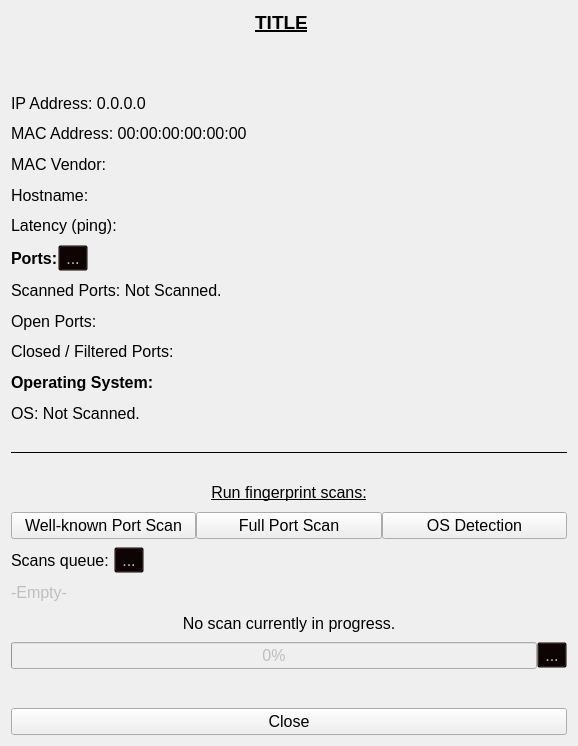
<?xml version="1.0" encoding="UTF-8"?>
<ui version="4.0">
 <class>Form</class>
 <widget class="QWidget" name="Form">
  <property name="geometry">
   <rect>
    <x>0</x>
    <y>0</y>
    <width>578</width>
    <height>746</height>
   </rect>
  </property>
  <property name="font">
   <font>
    <family>Segoe UI</family>
    <pointsize>12</pointsize>
   </font>
  </property>
  <property name="windowTitle">
   <string>Host Management</string>
  </property>
  <property name="windowIcon">
   <iconset>
    <normaloff>../../icons/info_icon.png</normaloff>../../icons/info_icon.png</iconset>
  </property>
  <layout class="QGridLayout" name="gridLayout">
   <property name="verticalSpacing">
    <number>8</number>
   </property>
   <item row="7" column="0" colspan="2">
    <widget class="QLabel" name="ping_label">
     <property name="text">
      <string>Latency (ping):</string>
     </property>
    </widget>
   </item>
   <item row="12" column="0" colspan="2">
    <widget class="QLabel" name="open_ports_label">
     <property name="text">
      <string>Open Ports:</string>
     </property>
    </widget>
   </item>
   <item row="19" column="0" colspan="2">
    <widget class="QLabel" name="scan_title_label">
     <property name="font">
      <font>
       <underline>true</underline>
      </font>
     </property>
     <property name="text">
      <string>Run fingerprint scans:</string>
     </property>
     <property name="alignment">
      <set>Qt::AlignCenter</set>
     </property>
    </widget>
   </item>
   <item row="14" column="0" colspan="2">
    <widget class="QLabel" name="os_title_label">
     <property name="font">
      <font>
       <weight>75</weight>
       <bold>true</bold>
      </font>
     </property>
     <property name="text">
      <string>Operating System:</string>
     </property>
    </widget>
   </item>
   <item row="2" column="0" colspan="2">
    <spacer name="verticalSpacer">
     <property name="orientation">
      <enum>Qt::Vertical</enum>
     </property>
     <property name="sizeType">
      <enum>QSizePolicy::Maximum</enum>
     </property>
     <property name="sizeHint" stdset="0">
      <size>
       <width>18</width>
       <height>50</height>
      </size>
     </property>
    </spacer>
   </item>
   <item row="17" column="0" colspan="2">
    <widget class="QLabel" name="label_3">
     <property name="sizePolicy">
      <sizepolicy hsizetype="Preferred" vsizetype="Maximum">
       <horstretch>0</horstretch>
       <verstretch>0</verstretch>
      </sizepolicy>
     </property>
     <property name="maximumSize">
      <size>
       <width>16777215</width>
       <height>1</height>
      </size>
     </property>
     <property name="styleSheet">
      <string notr="true">border: 1px solid black;</string>
     </property>
     <property name="text">
      <string/>
     </property>
    </widget>
   </item>
   <item row="6" column="0" colspan="2">
    <widget class="QLabel" name="hostname_label">
     <property name="text">
      <string>Hostname:</string>
     </property>
    </widget>
   </item>
   <item row="22" column="0" colspan="2">
    <layout class="QHBoxLayout" name="horizontalLayout_3">
     <property name="spacing">
      <number>5</number>
     </property>
     <property name="bottomMargin">
      <number>0</number>
     </property>
     <item>
      <widget class="QLabel" name="label">
       <property name="sizePolicy">
        <sizepolicy hsizetype="Preferred" vsizetype="Preferred">
         <horstretch>0</horstretch>
         <verstretch>0</verstretch>
        </sizepolicy>
       </property>
       <property name="text">
        <string>Scans queue:</string>
       </property>
      </widget>
     </item>
     <item>
      <widget class="QToolButton" name="host_clear_fp_scans_queue_tb">
       <property name="enabled">
        <bool>false</bool>
       </property>
       <property name="styleSheet">
        <string notr="true">background-color: rgba(10, 0, 0, 0);</string>
       </property>
       <property name="text">
        <string>...</string>
       </property>
       <property name="icon">
        <iconset>
         <normaloff>../../icons/delete_bin.png</normaloff>../../icons/delete_bin.png</iconset>
       </property>
       <property name="iconSize">
        <size>
         <width>22</width>
         <height>22</height>
        </size>
       </property>
      </widget>
     </item>
     <item>
      <spacer name="horizontalSpacer_2">
       <property name="orientation">
        <enum>Qt::Horizontal</enum>
       </property>
       <property name="sizeHint" stdset="0">
        <size>
         <width>40</width>
         <height>20</height>
        </size>
       </property>
      </spacer>
     </item>
    </layout>
   </item>
   <item row="26" column="0" colspan="2">
    <layout class="QHBoxLayout" name="horizontalLayout_4">
     <property name="bottomMargin">
      <number>0</number>
     </property>
     <item>
      <widget class="QProgressBar" name="host_fp_scan_progress_bar">
       <property name="enabled">
        <bool>false</bool>
       </property>
       <property name="value">
        <number>0</number>
       </property>
       <property name="textVisible">
        <bool>true</bool>
       </property>
       <property name="invertedAppearance">
        <bool>false</bool>
       </property>
      </widget>
     </item>
     <item>
      <widget class="QToolButton" name="host_cancel_fp_scan_tb">
       <property name="enabled">
        <bool>false</bool>
       </property>
       <property name="styleSheet">
        <string notr="true">background-color: rgba(10, 0, 0, 0);</string>
       </property>
       <property name="text">
        <string>...</string>
       </property>
       <property name="icon">
        <iconset>
         <normaloff>../../icons/stop_fp_scan.png</normaloff>../../icons/stop_fp_scan.png</iconset>
       </property>
       <property name="iconSize">
        <size>
         <width>18</width>
         <height>18</height>
        </size>
       </property>
      </widget>
     </item>
    </layout>
   </item>
   <item row="15" column="0" colspan="2">
    <widget class="QLabel" name="os_label">
     <property name="text">
      <string>OS: Not Scanned.</string>
     </property>
    </widget>
   </item>
   <item row="24" column="0" colspan="2">
    <widget class="QLabel" name="scan_in_progress_label">
     <property name="text">
      <string>No scan currently in progress.</string>
     </property>
     <property name="alignment">
      <set>Qt::AlignCenter</set>
     </property>
    </widget>
   </item>
   <item row="20" column="0" colspan="2">
    <layout class="QHBoxLayout" name="horizontalLayout">
     <item>
      <widget class="QPushButton" name="well_known_port_scan_button">
       <property name="text">
        <string>Well-known Port Scan</string>
       </property>
      </widget>
     </item>
     <item>
      <widget class="QPushButton" name="full_port_scan_button">
       <property name="text">
        <string>Full Port Scan</string>
       </property>
      </widget>
     </item>
     <item>
      <widget class="QPushButton" name="os_detection_scan_button">
       <property name="text">
        <string>OS Detection</string>
       </property>
      </widget>
     </item>
    </layout>
   </item>
   <item row="16" column="0" colspan="2">
    <spacer name="verticalSpacer_2">
     <property name="orientation">
      <enum>Qt::Vertical</enum>
     </property>
     <property name="sizeType">
      <enum>QSizePolicy::Maximum</enum>
     </property>
     <property name="sizeHint" stdset="0">
      <size>
       <width>20</width>
       <height>20</height>
      </size>
     </property>
    </spacer>
   </item>
   <item row="23" column="0" colspan="2">
    <widget class="QLabel" name="scans_queue_value_label">
     <property name="enabled">
      <bool>false</bool>
     </property>
     <property name="sizePolicy">
      <sizepolicy hsizetype="Preferred" vsizetype="Minimum">
       <horstretch>0</horstretch>
       <verstretch>0</verstretch>
      </sizepolicy>
     </property>
     <property name="text">
      <string>-Empty-</string>
     </property>
    </widget>
   </item>
   <item row="5" column="0">
    <widget class="QLabel" name="mac_vendor_label">
     <property name="text">
      <string>MAC Vendor:</string>
     </property>
    </widget>
   </item>
   <item row="18" column="0" colspan="2">
    <spacer name="verticalSpacer_3">
     <property name="orientation">
      <enum>Qt::Vertical</enum>
     </property>
     <property name="sizeType">
      <enum>QSizePolicy::Maximum</enum>
     </property>
     <property name="sizeHint" stdset="0">
      <size>
       <width>20</width>
       <height>20</height>
      </size>
     </property>
    </spacer>
   </item>
   <item row="11" column="0" colspan="2">
    <widget class="QLabel" name="scanned_ports_label">
     <property name="text">
      <string>Scanned Ports: Not Scanned.</string>
     </property>
    </widget>
   </item>
   <item row="1" column="0" colspan="2">
    <layout class="QHBoxLayout" name="horizontalLayout_2">
     <item>
      <spacer name="horizontalSpacer">
       <property name="orientation">
        <enum>Qt::Horizontal</enum>
       </property>
       <property name="sizeType">
        <enum>QSizePolicy::Minimum</enum>
       </property>
       <property name="sizeHint" stdset="0">
        <size>
         <width>175</width>
         <height>20</height>
        </size>
       </property>
      </spacer>
     </item>
     <item>
      <widget class="QLabel" name="title_label">
       <property name="font">
        <font>
         <pointsize>14</pointsize>
         <weight>75</weight>
         <bold>true</bold>
         <underline>true</underline>
        </font>
       </property>
       <property name="text">
        <string>TITLE</string>
       </property>
       <property name="alignment">
        <set>Qt::AlignCenter</set>
       </property>
      </widget>
     </item>
     <item>
      <widget class="QLabel" name="image_label">
       <property name="text">
        <string/>
       </property>
       <property name="alignment">
        <set>Qt::AlignCenter</set>
       </property>
      </widget>
     </item>
    </layout>
   </item>
   <item row="4" column="0" colspan="2">
    <widget class="QLabel" name="mac_address_label">
     <property name="text">
      <string>MAC Address: 00:00:00:00:00:00</string>
     </property>
    </widget>
   </item>
   <item row="13" column="0" colspan="2">
    <widget class="QLabel" name="closed_ports_label">
     <property name="text">
      <string>Closed / Filtered Ports:</string>
     </property>
    </widget>
   </item>
   <item row="28" column="0" colspan="2">
    <widget class="QPushButton" name="close_button">
     <property name="text">
      <string>Close</string>
     </property>
    </widget>
   </item>
   <item row="27" column="0" colspan="2">
    <widget class="QLabel" name="blank_fill_label">
     <property name="enabled">
      <bool>false</bool>
     </property>
     <property name="text">
      <string/>
     </property>
    </widget>
   </item>
   <item row="3" column="0" colspan="2">
    <widget class="QLabel" name="ip_address_label">
     <property name="text">
      <string>IP Address: 0.0.0.0</string>
     </property>
    </widget>
   </item>
   <item row="10" column="0" colspan="2">
    <layout class="QHBoxLayout" name="horizontalLayout_5">
     <property name="bottomMargin">
      <number>0</number>
     </property>
     <item>
      <widget class="QLabel" name="ports_title_label">
       <property name="font">
        <font>
         <weight>75</weight>
         <bold>true</bold>
        </font>
       </property>
       <property name="text">
        <string>Ports:</string>
       </property>
      </widget>
     </item>
     <item>
      <widget class="QToolButton" name="host_ports_advanced_tb">
       <property name="enabled">
        <bool>false</bool>
       </property>
       <property name="styleSheet">
        <string notr="true">background-color: rgba(10, 0, 0, 0);</string>
       </property>
       <property name="text">
        <string>...</string>
       </property>
       <property name="icon">
        <iconset>
         <normaloff>../../icons/open.png</normaloff>../../icons/open.png</iconset>
       </property>
       <property name="iconSize">
        <size>
         <width>22</width>
         <height>22</height>
        </size>
       </property>
      </widget>
     </item>
     <item>
      <spacer name="horizontalSpacer_3">
       <property name="orientation">
        <enum>Qt::Horizontal</enum>
       </property>
       <property name="sizeHint" stdset="0">
        <size>
         <width>40</width>
         <height>20</height>
        </size>
       </property>
      </spacer>
     </item>
    </layout>
   </item>
  </layout>
 </widget>
 <resources/>
 <connections/>
</ui>
